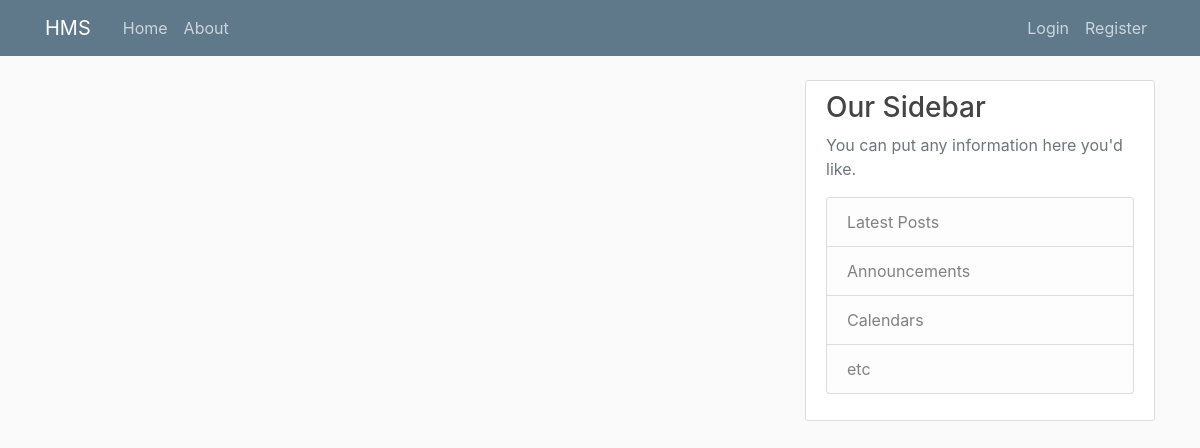
Page /home on the earlier database version.
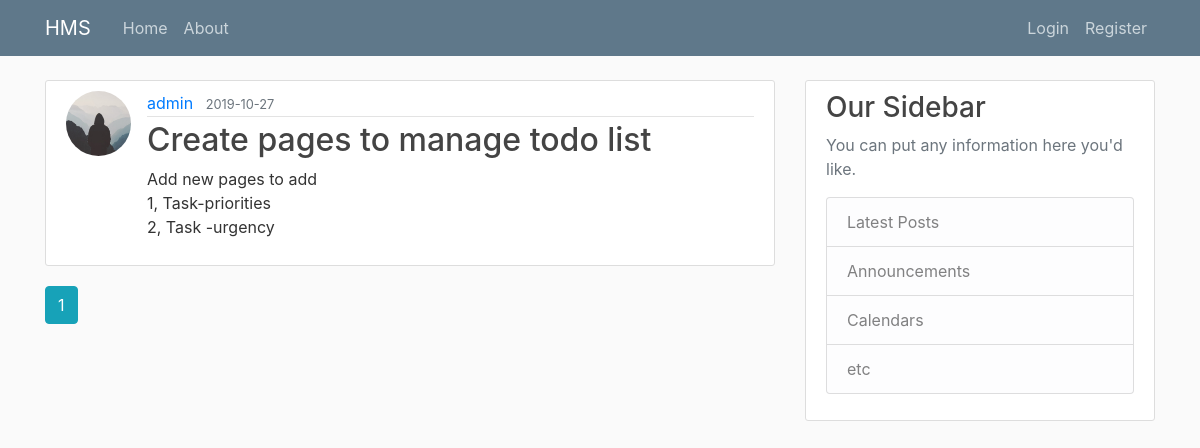
Same page on the later database version.
### app/models.py (models this page shows, shortened)
class Post(db.Model):
    id = db.Column(db.Integer, primary_key=True)
    title = db.Column(db.String(100), nullable=False)
    date_posted = db.Column(
        db.DateTime(), nullable=False, default=datetime.utcnow)
    content = db.Column(db.Text(), nullable=False)
    user_id = db.Column(db.Integer, db.ForeignKey('users.id'), nullable=False)

class User(db.Model, UserMixin):
    __tablename__ = 'users'
    id = db.Column(db.Integer, primary_key=True)
    active = db.Column('is_active', db.Boolean(),
                       nullable=False, server_default='1')
    username = db.Column(db.String(20), unique=True, nullable=False)
    email = db.Column(db.String(255, collation='NOCASE'),
                      nullable=False, unique=True)
    email_confirmed_at = db.Column(db.DateTime())
    password = db.Column(db.String(255), nullable=False, server_default='')
    image_file = db.Column(db.String(20), nullable=False,
                           default='default.jpg')
    first_name = db.Column(db.String(100, collation='NOCASE'),
                           nullable=False, server_default='')
    last_name = db.Column(db.String(100, collation='NOCASE'),
                          nullable=False, server_default='')
    roles = db.relationship('Role', secondary='user_roles')
    posts = db.relationship('Post', backref='author', lazy=True)
    todoLists = db.relationship('ToDoList', backref="user", lazy=True)

### app/main/routes.py (the view)
@main.route('/')
@main.route('/home')
def home():
    page = request.args.get('page', 1, type=int)
    posts = Post.query.order_by(
        Post.date_posted.desc()).paginate(page=page, per_page=5)
    return render_template('/main/home.html', posts=posts)

### app/templates/main/home.html
{% extends "layout.html" %}
{% block content %}
{% for post in posts.items %}
<article class="media content-section">
    <img src="{{ url_for('static', filename='profile_pics/' + post.author.image_file) }}" class="rounded-circle article-img">
    <div class="media-body">
        <div class="article-metadata">
            <a class="mr-2" href="{{ url_for('users.user_posts', username=post.author.username)}}">{{ post.author.username }}</a>
            <small class="text-muted">{{ post.date_posted.strftime('%Y-%m-%d') }}</small>
        </div>
        <h2><a class="article-title" href="{{ url_for('posts.post', post_id=post.id)}}">{{ post.title }}</a></h2>
        <p class="article-content">{{ post.content }}</p>
    </div>
</article>
{% endfor %}
{% for page_num in posts.iter_pages(left_edge=1, right_edge=1, left_current=1, right_current=2) %}
    {% if page_num %}
        {% if posts.page == page_num %}
        <a class="btn btn-info mb-4" href="{{ url_for('main.home', page=page_num)}}">{{ page_num }}</a>
        {% else %}
            <a class="btn btn-outline-info mb-4" href="{{ url_for('main.home', page=page_num)}}">{{ page_num }}</a>
        {% endif %}
    {% else %}
        ...
    {% endif %}
{% endfor%}
{% endblock content%}

### app/templates/layout.html (shortened to what this page needs)
<!DOCTYPE html>
<html lang="en">
<head>
    <link rel="stylesheet" href="https://stackpath.bootstrapcdn.com/bootstrap/4.3.1/css/bootstrap.min.css"
>
    <link rel="stylesheet" href="{{ url_for('static', filename='styles/main.css') }}">
</head>
<body>
    <header class="site-header">
        <nav class="navbar navbar-expand-md navbar-dark bg-steel fixed-top">
            <div class="container">
                <a class="navbar-brand mr-4" href="/">HMS</a>
                <div class="collapse navbar-collapse" id="navbarToggle">
                    <div class="navbar-nav mr-auto">
                        <a class="nav-item nav-link" href="{{ url_for('main.home') }}">Home</a>
                        <a class="nav-item nav-link" href="{{ url_for('main.about') }}">About</a>
                    </div>
                    <div class="navbar-nav">
                        {% if current_user.is_authenticated %}
                        <a class="nav-item nav-link" href="{{ url_for('posts.new_post') }}">New Post</a>
                        <div class="dropdown show">
                            <a class="nav-item nav-link dropdown-toggle" href="#" role="button" id="dropdownMenuLink"
                                data-toggle="dropdown" aria-haspopup="true" aria-expanded="false">
                                Todo List
                            </a>
                            <div class="dropdown-menu" aria-labelledby="dropdownMenuLink">
                                <a class="dropdown-item" href="{{ url_for('todolists.new_todolist') }}">New TodoList</a>
                                <a class="dropdown-item" href="{{ url_for('todolists.status') }}">Manage task Statuses</a>
                                <a class="dropdown-item" href="{{ url_for('todolists.priority') }}">Manage task Priorities</a>
                                <a class="dropdown-item" href="{{ url_for('todolists.urgency') }}">Manage task Urgency</a>
                            </div>
                        </div>
                        <a class="nav-item nav-link" href="{{ url_for('users.logout') }}">Logout</a>
                        <a class="nav-item nav-link" href="{{ url_for('users.account' )}}">Account</a>
                        {% else %}
                        <a class="nav-item nav-link" href="{{ url_for('users.login') }}">Login</a>
                        <a class="nav-item nav-link" href="{{ url_for('users.register') }}">Register</a>
                        {% endif %}
                    </div>
                </div>
            </div>
        </nav>
    </header>
    <main role="main" class="container">
        <div class="row">
            <div class="col-md-8">
                {% block content %}{% endblock %}
            </div>
            <div class="col-md-4">
                <div class="content-section">
                    <h3>Our Sidebar</h3>
                    <p class='text-muted'>You can put any information here you'd like.
                        <ul class="list-group">
                            <li class="list-group-item list-group-item-light">Latest Posts</li>
                            <li class="list-group-item list-group-item-light">Announcements</li>
                            <li class="list-group-item list-group-item-light">Calendars</li>
                            <li class="list-group-item list-group-item-light">etc</li>
                        </ul>
                    </p>
                </div>
            </div>
        </div>
    </main>
</body>
</html>

### app/static/styles/main.css (style rules this page uses)
body { background: #fafafa; color: #333333; margin-top: 5rem; }
h1, h2, h3, h4, h5, h6 { color: #444444; }
.bg-steel { background-color: #5f788a; }
.site-header .navbar-nav .nav-link { color: #cbd5db; }
.content-section { background: #ffffff; padding: 10px 20px; border: 1px solid #dddddd; border-radius: 3px; margin-bottom: 20px; }
.article-title { color: #444444; }
.article-content { white-space: pre-line; }
.article-img { height: 65px; width: 65px; margin-right: 16px; }
.article-metadata { padding-bottom: 1px; margin-bottom: 4px; border-bottom: 1px solid #e3e3e3 }

Differences in the rows shown:
added Post: image_file (placeholder picture), author.username "admin", date_posted "2019-10-27", title "Create pages to manage todo list", content "Add new pages to add 1, Task-priorities 2, Task -urgency"
Other differences:
new list line: "1"
